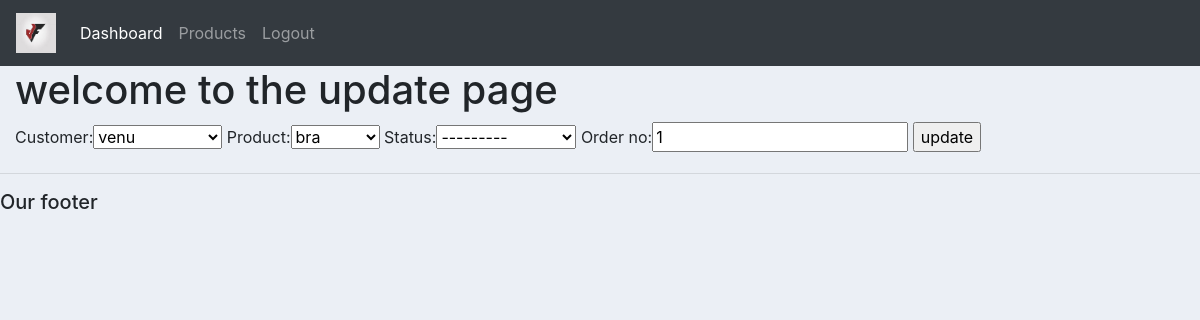
/update_order/11 (signed in), run on the app's committed database.
### accounts/models.py (models this page shows, shortened)
class Order(models.Model):
    customer=models.ForeignKey(Customer,null=True,blank=True,on_delete=models.CASCADE)
    product=models.ForeignKey(Product,null=True,blank=True,on_delete=models.CASCADE)
    STATUS=(('Pending','Pending'),('Out for delivery','Out for delivery'),('Delivered','Delivered'))
    date_created=models.DateTimeField(auto_now_add=True,null=True)
    status=models.CharField(max_length=200,choices=STATUS,null=True,blank=True)
    order_no=models.IntegerField(null=True,blank=True)

### accounts/decorators.py (the view)
        def wrapper(r,*args,**kwargs):
            group=None
            if r.user.groups.exists():
                group=r.user.groups.all()[0].name
            print(group)
            if group in allowed_roles:
                return func(r,*args,**kwargs)
            else:
                return HttpResponse("your not authorized to view this page")

### accounts/forms.py
class createform(forms.ModelForm):
    class Meta:
        model=Order
        fields="__all__"

### accounts/models.py (called while the page is built)
    def __str__(self):
        return self.name

    def __str__(self):
        return self.name

### accounts/views.py (called while the page is built)
@login_required(login_url="login")
@allow(allowed_roles=['admin'])
def update_order(r,pk):
    o=Order.objects.get(id=pk)
    form=createform(instance=o)
    if r.method=='POST':
        form=createform(r.POST,instance=o)
        if form.is_valid():
            form.save()
            return redirect('home')
    return render(r,"accounts/update.html",{'form':form})

### templates/accounts/update.html (shortened to what this page needs)
{%extends 'accounts/main.html'%}
{%block content%}
<h1>welcome to the update page</h1>
<form  method="post">
  {{form}}
  <input type="submit" name="" value="update">
</form>
{%endblock%}

### static/css/main.css (style rules this page uses)
body { background-color: #ebeff5; }

### data on the page
Order: customer "venu", product "bra", status "---------", order_no "1"
